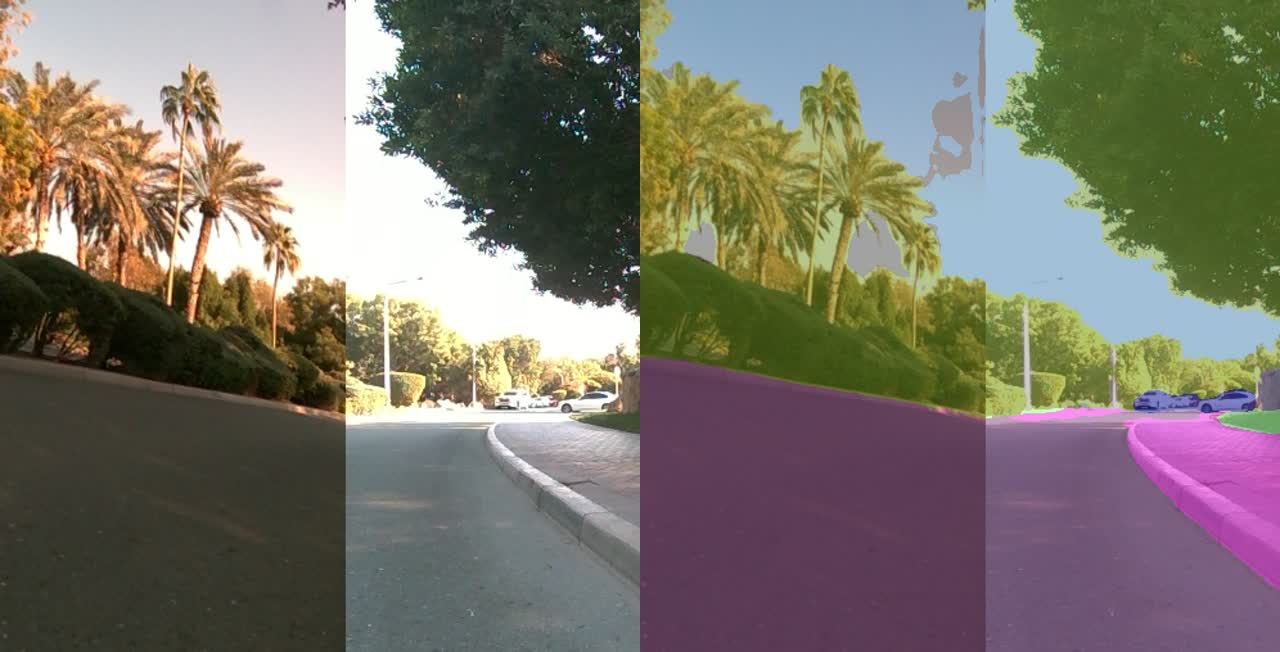
#> input picture assets/comparison.jpg, 1280 x 652 px
$ python -i semantic_segmentation.py   (imports and definitions only)   (older library calls are emulated)
#> lines starting #> are read from the running program, lines starting #| are printed output that depends on the picture; after the words box and inside, x2 and y2 are one past the last pixel; in counts of white or black regions, pixels touching at a corner belong together
#> further down, picture is the input picture: shape (652, 1280, 3); mean B, G, R 106, 116.4, 121.2
import cv2
import numpy as np
from sklearn.cluster import KMeans

class SemanticSegmentation:
    def __init__(self, num_classes=19):
        """
        Cityscapes 19-class Semantic Segmentation
        """
        self.num_classes = num_classes
        self.kmeans = KMeans(n_clusters=num_classes, n_init=10, random_state=42)

        # Cityscapes color palette (BGR)
        self.class_colors = [
            [128, 64, 128],   # road
            [244, 35, 232],  # sidewalk
            [70, 70, 70],    # building
            [102, 102, 156], # wall
            [190, 153, 153], # fence
            [153, 153, 153], # pole
            [250, 170, 30],  # traffic light
            [220, 220, 0],   # traffic sign
            [107, 142, 35],  # vegetation
            [152, 251, 152], # terrain
            [70, 130, 180],  # sky
            [220, 20, 60],   # person
            [255, 0, 0],     # rider
            [0, 0, 142],     # car
            [0, 0, 70],      # truck
            [0, 60, 100],    # bus
            [0, 80, 100],    # train
            [0, 0, 230],     # motorcycle
            [119, 11, 32],   # bicycle
        ]
        self.class_names = [
            'road', 'sidewalk', 'building', 'wall', 'fence', 'pole',
            'traffic light', 'traffic sign', 'vegetation', 'terrain', 'sky',
            'person', 'rider', 'car', 'truck', 'bus', 'train', 'motorcycle', 'bicycle'
        ]
        print(f"Semantic Segmentation initialized with Cityscapes 19 classes")

    def preprocess_image(self, image):
        """
        이미지 전처리

        Args:
            image: 입력 이미지 (BGR)

        Returns:
            processed_image: 전처리된 이미지
        """
        # 이미지 크기 조정 (처리 속도 향상을 위해)
        height, width = image.shape[:2]
#> height = 652; width = 1280
        if width > 640:
            scale = 640 / width
#> scale = 0.5
            new_width = int(width * scale)
#> new_width = 640
            new_height = int(height * scale)
#> new_height = 326
            image = cv2.resize(image, (new_width, new_height))

        # 노이즈 제거
        image = cv2.GaussianBlur(image, (5, 5), 0)

        return image

    def extract_features(self, image):
        """
        이미지에서 특징 추출

        Args:
            image: 입력 이미지

        Returns:
            features: 추출된 특징
        """
        # 색상 정보
        color_features = image.reshape(-1, 3)

        # 텍스처 정보 (그레이스케일)
        gray = cv2.cvtColor(image, cv2.COLOR_BGR2GRAY)
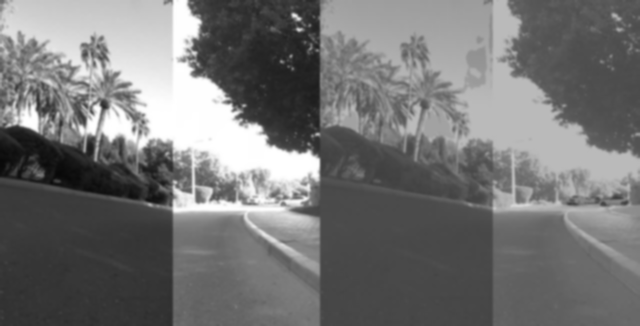
#> gray: shape (326, 640); min 8, max 255, mean 116.8

        # Sobel 엣지 검출
        sobel_x = cv2.Sobel(gray, cv2.CV_64F, 1, 0, ksize=3)
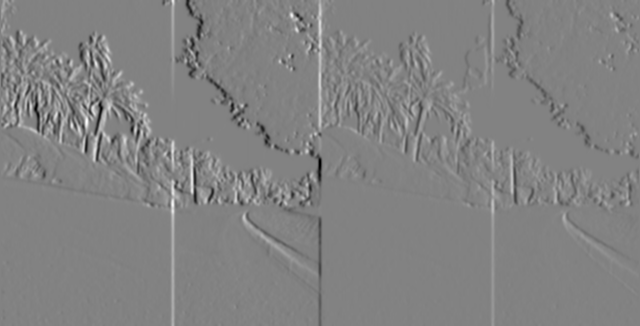
#> sobel_x: shape (326, 640) float64; min -472, max 452, mean 0.3; drawn with min black and max white
        sobel_y = cv2.Sobel(gray, cv2.CV_64F, 0, 1, ksize=3)
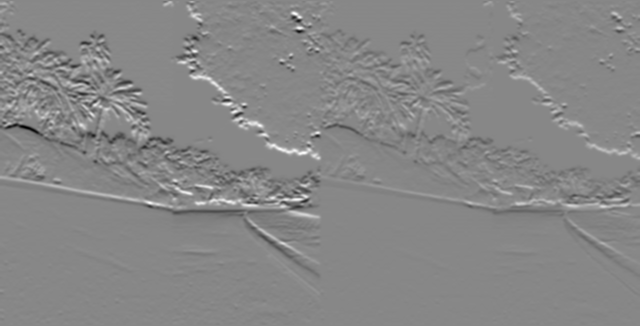
#> sobel_y: shape (326, 640) float64; min -483, max 427, mean -1.3; drawn with min black and max white
        gradient_magnitude = np.sqrt(sobel_x**2 + sobel_y**2)
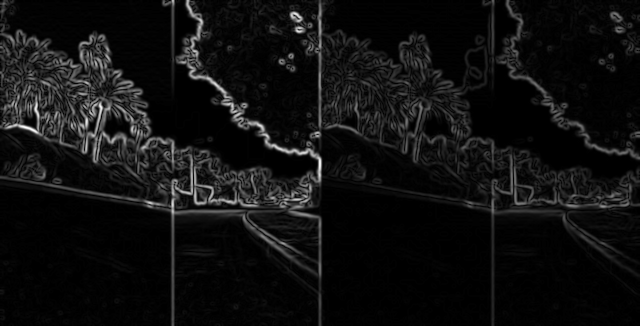
#> gradient_magnitude: shape (326, 640) float64; min 0, max 500.3, mean 31.9; drawn with min black and max white

        # 텍스처 특징
        texture_features = gradient_magnitude.reshape(-1, 1)

        # 색상과 텍스처 특징 결합
        features = np.hstack([color_features, texture_features])

        return features

    def segment_image(self, image):
        """
        이미지 세그멘테이션 수행

        Args:
            image: 입력 이미지 (BGR)

        Returns:
            segmentation_map: 세그멘테이션 맵
            color_mask: 컬러 마스크
        """
        # 전처리
        processed_image = self.preprocess_image(image)

        # 특징 추출
        features = self.extract_features(processed_image)

        # K-means 클러스터링
        labels = self.kmeans.fit_predict(features)

        # 세그멘테이션 맵 생성
        height, width = processed_image.shape[:2]
#> height = 326; width = 640
        segmentation_map = labels.reshape(height, width)
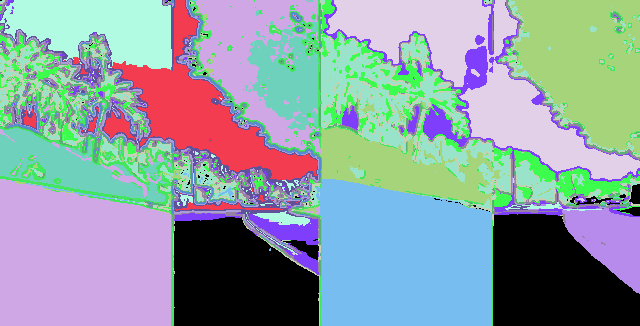
#> segmentation_map: shape (326, 640) int32; 19 distinct labels, from 0 to 18; one colour per label, 0 black

        # 컬러 마스크 생성
        color_mask = self.create_color_mask(segmentation_map)

        return segmentation_map, color_mask

    def create_color_mask(self, segmentation_map):
        """
        세그멘테이션 맵을 컬러 마스크로 변환

        Args:
            segmentation_map: 세그멘테이션 맵

        Returns:
            color_mask: 컬러 마스크
        """
        height, width = segmentation_map.shape
#> height = 326; width = 640
        color_mask = np.zeros((height, width, 3), dtype=np.uint8)

        for class_id in range(self.num_classes):
            mask = segmentation_map == class_id
            color_mask[mask] = self.class_colors[class_id]
#> this loop made 19 passes
#> pass 1, in create_color_mask, `mask = segmentation_map == class_id`:
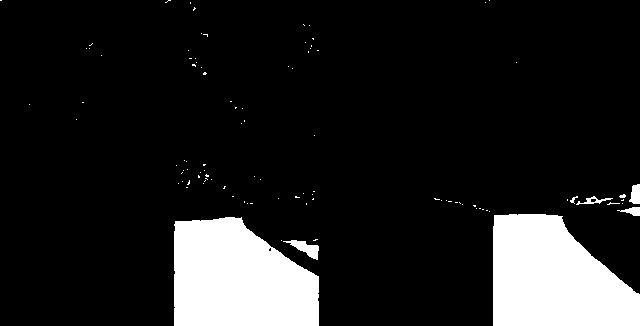
#> mask: shape (326, 640) bool; 12.7% white; 99 white regions (91 under 20 px), largest, box (x1, y1, x2, y2) and area: (174, 217, 319, 326) 12940, (493, 214, 640, 326) 12689, (283, 240, 319, 260) 299
#> after the loop:
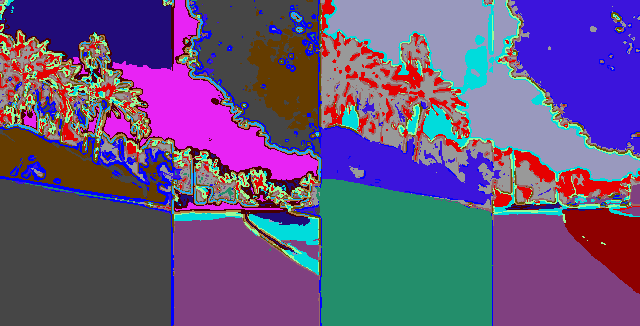
#> color_mask: shape (326, 640, 3); mean of channels 0, 1, 2 127.2, 83.7, 101.4; drawn as B, G, R

        return color_mask

    def overlay_segmentation(self, image, segmentation_map, alpha=0.6):
        """
        원본 이미지에 세그멘테이션 오버레이

        Args:
            image: 원본 이미지
            segmentation_map: 세그멘테이션 맵
            alpha: 투명도 (0-1)

        Returns:
            overlay: 오버레이된 이미지
        """
        # 컬러 마스크 생성
        color_mask = self.create_color_mask(segmentation_map)

        # 원본 이미지 크기에 맞춤
        if color_mask.shape[:2] != image.shape[:2]:
            color_mask = cv2.resize(color_mask, (image.shape[1], image.shape[0]))

        # 오버레이
        overlay = cv2.addWeighted(image, 1-alpha, color_mask, alpha, 0)

        return overlay


>>> import cv2
>>> picture = cv2.imread('../../../../assets/comparison.jpg')
>>> result = SemanticSegmentation().segment_image(picture)
